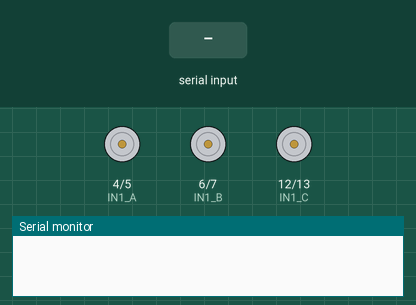
The sketch below on a simulated Arduino Uno, built with avr-gcc and run on an emulated ATmega328P. Parts: motor-driver pin pairs drawn as motors (green arrow = first pin HIGH = forward, orange = second pin HIGH = backward, longer = more drive, scaled by the enable pin), the last lines printed to the serial monitor. The test bench sets the inputs (shaded band).

Above: at 1.2 s.
1.3 s: "s90\n" received over the second serial link
At 1.7 s:
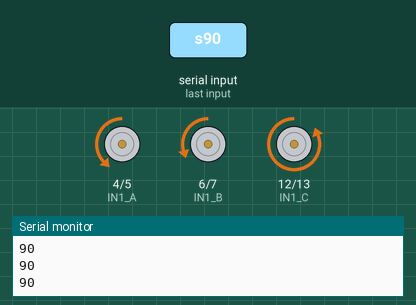
2.8 s: "s,45\n" received over the second serial link
At 4.3 s:
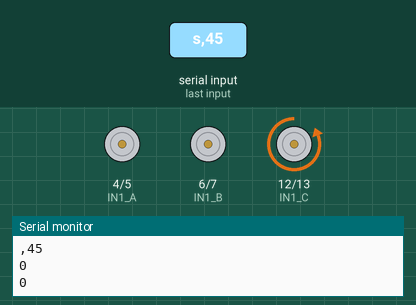
Timing chart, 0 to 5.8 s (numbered marks = the images above; inputs shaded):
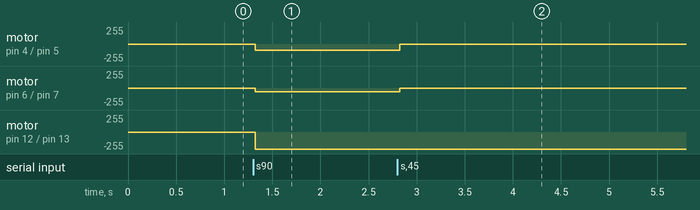

Measured:
- after the input at 1.3 s, motor on pin 4 (IN1_A) / pin 5 (IN2_A): stopped → backward 90/255 at once; motor on pin 6 (IN1_B) / pin 7 (IN2_B): stopped → backward 59/255 at once; motor on pin 12 (IN1_C) / pin 13 (IN2_C): stopped → backward 255/255 at once
- after the input at 2.8 s, motor on pin 4 (IN1_A) / pin 5 (IN2_A): backward 90/255 → stopped at once; motor on pin 6 (IN1_B) / pin 7 (IN2_B): backward 59/255 → stopped at once

The sketch:

receiver.ino
```cpp
//#include <L298NX2.h>

#include <SoftwareSerial.h>

// Pin definition
const unsigned int EN_A = 3;
const unsigned int IN1_A = 4;
const unsigned int IN2_A = 5;

const unsigned int IN1_B = 6;
const unsigned int IN2_B = 7;
const unsigned int EN_B = 9;

const unsigned int IN1_C = 12;
const unsigned int IN2_C = 13;
const unsigned int EN_C= 6;


// Initialize both motors
//L298NX2 motors(EN_A, IN1_A, IN2_A, EN_B, IN1_B, IN2_B);

//Configure the software Serial blabla
SoftwareSerial HC12(10, 11); // HC-12 TX Pin, HC-12 RX Pin

//variables
char incomingByte;
String readBuffer;
boolean start = false;
int roll=0;
int direction = 0;
char action;
int value;

void setup() {
  Serial.begin(9600);             // Serial port to computer
  HC12.begin(9600);               // Serial port to HC12
  pinMode(EN_A,OUTPUT);
  pinMode(IN1_A,OUTPUT);
  pinMode(IN2_A,OUTPUT);
  pinMode(EN_B,OUTPUT);
  pinMode(IN1_B,OUTPUT);
  pinMode(IN2_B,OUTPUT);
  pinMode(EN_C,OUTPUT);
  pinMode(IN1_C,OUTPUT);
  pinMode(IN2_C,OUTPUT);
}

void rolling(int roll){
  if(roll>=0){
    digitalWrite(IN1_A,LOW);
    digitalWrite(IN2_A,HIGH);
    digitalWrite(IN1_B,LOW);
    digitalWrite(IN2_B,HIGH);
  }
  else{
    digitalWrite(IN1_A,HIGH);
    digitalWrite(IN2_A,LOW);
    digitalWrite(IN1_B,HIGH);
    digitalWrite(IN2_B,LOW);
  }
  analogWrite(EN_A, abs(roll));
  analogWrite(EN_B, abs(roll));
}

void turning (int direction){
  if(direction>=0){
  digitalWrite(IN1_C,LOW);
  digitalWrite(IN2_C,HIGH);
  }
  else{
    digitalWrite(IN1_C,HIGH);
    digitalWrite(IN2_C,LOW);
  }
  analogWrite(EN_C, abs(direction));
}

/*void turning(int direction){

}*/

void loop() {
  //Serial.println(HC12.read());

  readBuffer = "";
  start = false;
  // Reads the incoming data
  while (HC12.available()) {             // If HC-12 has data
    incomingByte = HC12.read();          // Store each icoming byte from HC-12
    delay(5);
    // Reads the data between the start "s" and end marker "e"
    if (start == true) {
      if (incomingByte != 'e') {
        readBuffer += char(incomingByte);    // Add each byte to ReadBuffer string variable
      }
      else {
        start = false;
      }
    }
    // Checks whether the received message statrs with the start marker "s"
    else if ( incomingByte == 's') {
      start = true; // If true start reading the message
    }
  }

  if (readBuffer!=""){
  Serial.println(readBuffer);
  int index = readBuffer.indexOf('d');
  roll = readBuffer.substring(0, index).toInt();
  direction = readBuffer.substring(index+1).toInt();
  Serial.println(roll);
  Serial.println(direction);
  rolling(roll);  //envoie la valeur de roll aux moteurs
  //motors.setSpeedB(roll); //envoie la valeur reçue au servo
  turning(direction);

  }

}
```
